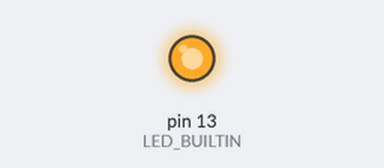
Simulated run of this sketch. Board: Arduino Uno, built with avr-gcc and run on an emulated ATmega328P. Shown: output pins drawn as LEDs (lit = HIGH). What the sketch prints to the serial monitor is not drawn.

Above: at 8.0 s.
At 11.0 s:
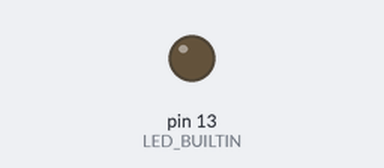
Timing chart, 0 to 15.3 s (numbered marks = the images above):
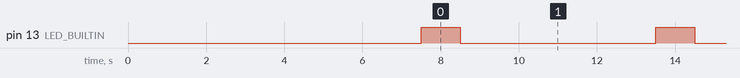

Measured:
- by itself, pin 13 (LED_BUILTIN): alternates HIGH for 1.0 s and LOW for 5.0 s

The sketch:

testsketch.ino
```cpp
int i = 0;

// be sure to set baud rate to what your computer and board both support
void setup() {
    pinMode(LED_BUILTIN, OUTPUT);
    Serial.begin(115200);
    delay(7500); // wait a few seconds for me to open serial monitor
    Serial.println(F("begin testsketch"));
}

void loop() {
    digitalWrite(LED_BUILTIN, HIGH);
    delay(1000);
    digitalWrite(LED_BUILTIN, LOW);
    delay(5000);
    Serial.print(F("loop: "));
    Serial.println(i++);
    Serial.flush();
}
```
